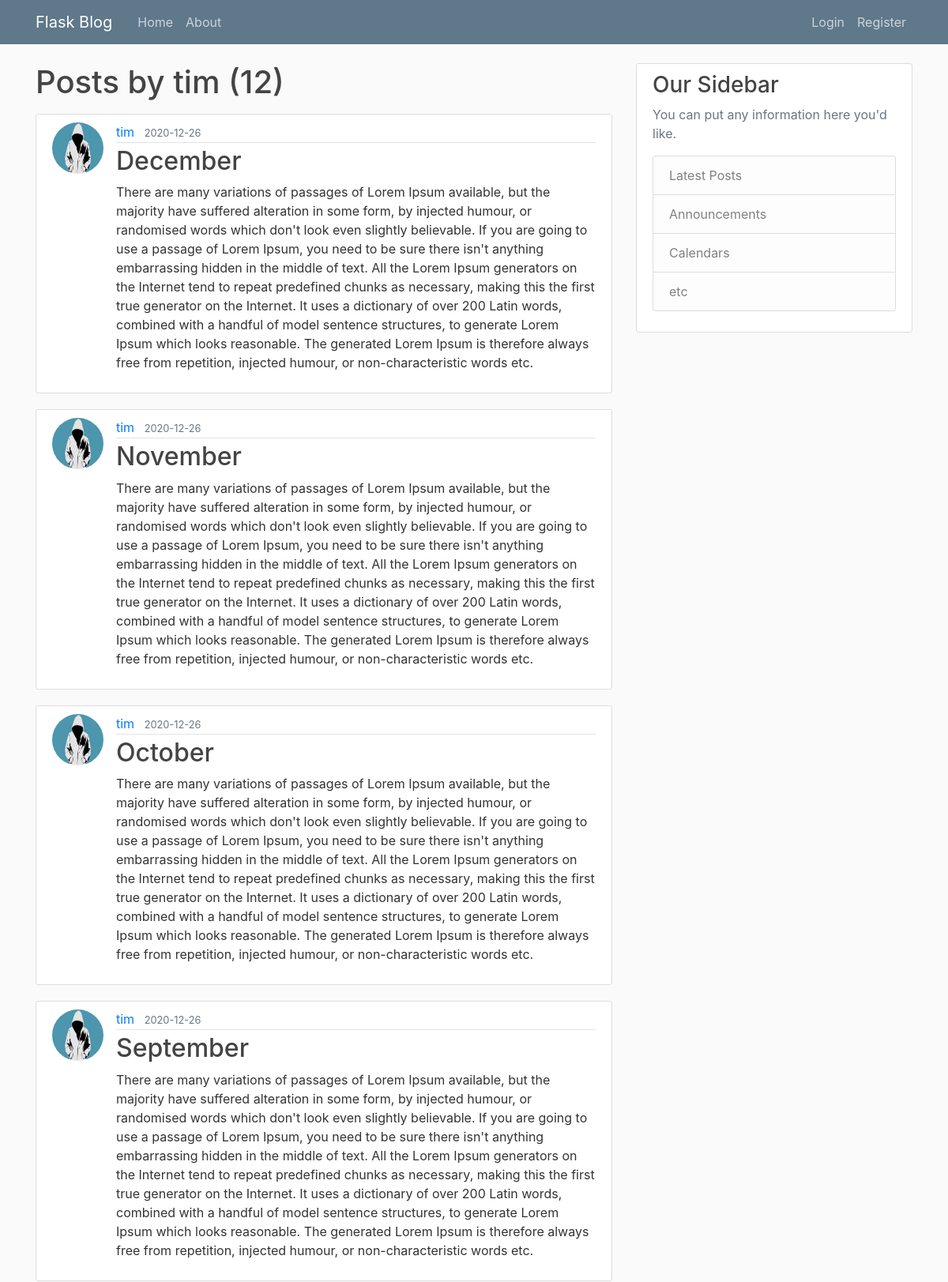
The page /user/tim (upper part) on the database as committed earlier.
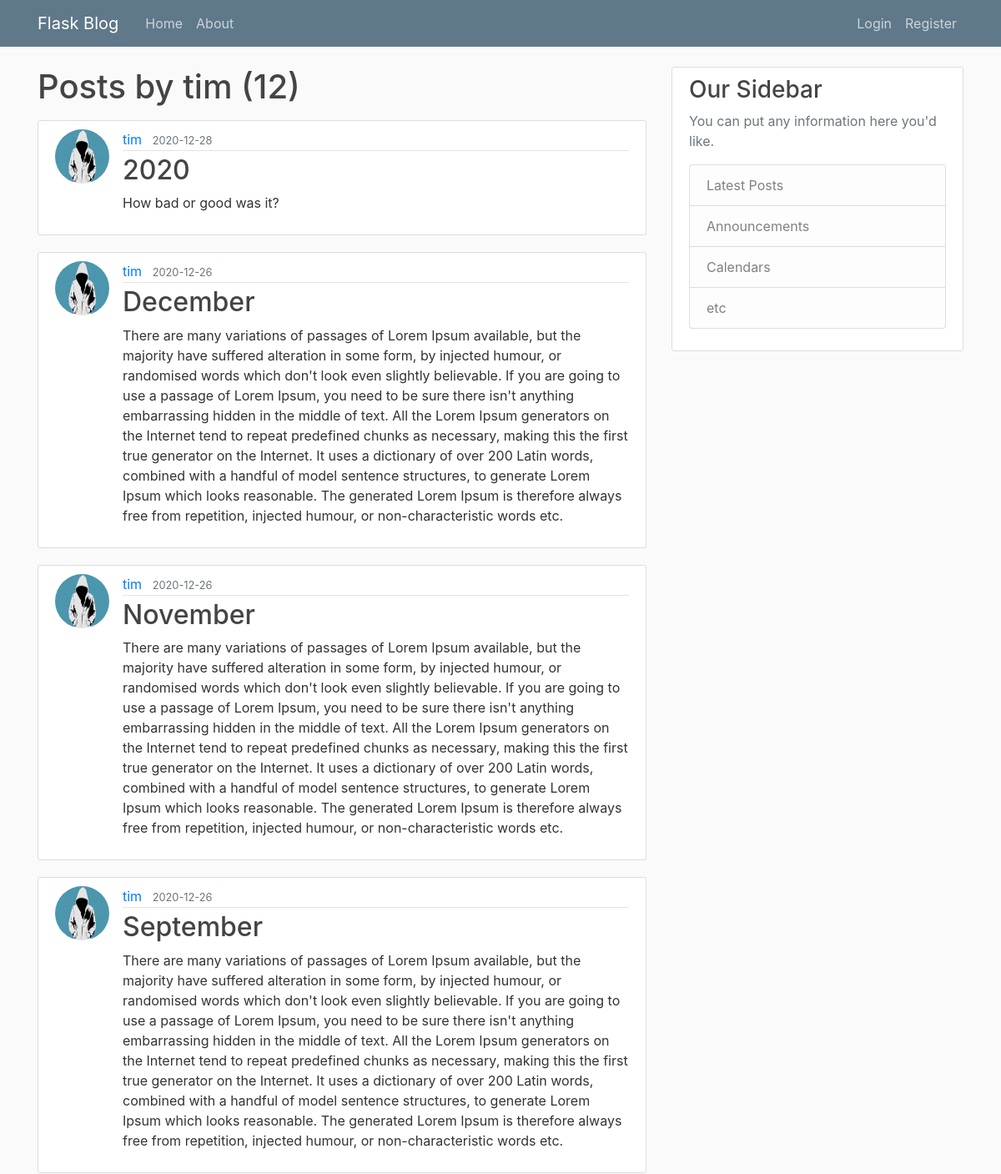
The same page on the database as committed later.
### flaskblog/models.py (models this page shows, shortened)
class Post(db.Model):
    id = db.Column(db.Integer, primary_key=True)
    title = db.Column(db.String(100), nullable=False)
    date_posted = db.Column(db.DateTime, nullable=False, default=datetime.utcnow)
    content = db.Column(db.Text, nullable=False)
    user_id = db.Column(db.Integer, db.ForeignKey('user.id'), nullable=False)

class User(db.Model, UserMixin):
    id = db.Column(db.Integer, primary_key=True)
    username = db.Column(db.String(20), unique=True, nullable=False)
    email = db.Column(db.String(120), unique=True, nullable=False)
    image_file = db.Column(db.String(20), nullable=False, default='default.jpg')
    password = db.Column(db.String(60), nullable=False)
    posts = db.relationship('Post', backref='author', lazy=True)

### flaskblog/users/routes.py (the view)
@users.route('/user/<string:username>')
def user_post(username):
    page = request.args.get('page', 1, type=int)
    user = User.query.filter_by(username=username).first_or_404()
    posts = Post.query.filter_by(author=user)\
        .order_by(Post.date_posted.desc())\
        .paginate(page=page, per_page=5)
    return render_template('user_post.html', posts=posts, user=user)

### flaskblog/templates/user_post.html (shortened to what this page needs)
{% extends "layout.html" %}
{% block content %}
    <h1 class="mb-3">Posts by {{ user.username }} ({{ posts.total }})</h1>
    {% for post in posts.items %}
        <article class="media content-section">
            <img class="rounded-circle article-img" src="{{ url_for('static', filename='profile_pics/' + post.author.image_file) }}">
            <div class="media-body">
                <div class="article-metadata">
                    <a class="mr-2" href="{{ url_for('users.user_post', username=post.author.username) }}">{{ post.author.username }}</a>
                    <small class="text-muted">{{ post.date_posted.strftime('%Y-%m-%d') }}</small>
                </div>
                <h2><a class="article-title" href="{{ url_for('posts.post', post_id=post.id) }}">{{ post.title }}</a></h2>
                <p class="article-content">{{ post.content }}</p>
            </div>
        </article>
    {% endfor %}
{% endblock content %}

Rows that differ between the two databases and show on the page:
removed Post: image_file (picture), author.username "tim", date_posted "2020-12-26", title "October", content "There are many variations of passages of Lorem Ipsum available, but the majority have suffered alteration in some form, by injected humour, or randomised words which don't look even slightly believable. If you are going to use a passage of Lorem Ipsum, you need to be sure there isn't anything embarrassing hidden in the middle of text. All the Lorem Ipsum generators on the Internet tend to repeat predefined chunks as necessary, making this the first true generator on the Internet. It uses a dictionary of over 200 Latin words, combined with a handful of model sentence structures, to generate Lorem Ipsum which looks reasonable. The generated Lorem Ipsum is therefore always free from…"
now on this page (row edited): Post: image_file (picture), author.username "tim", date_posted "2020-12-28", title "2020", content "How bad or good was it?"
